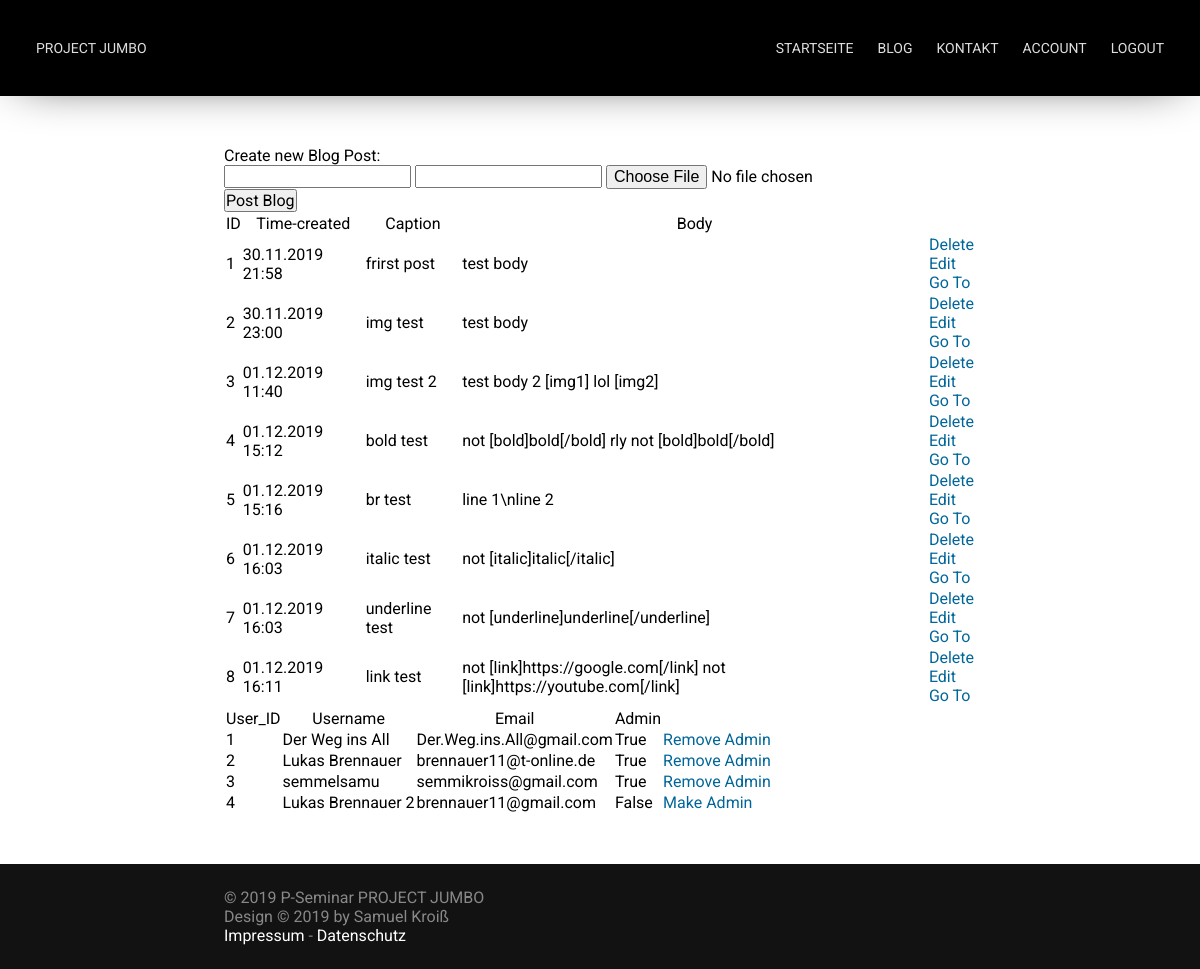
The app's page /admin (signed in), older data.
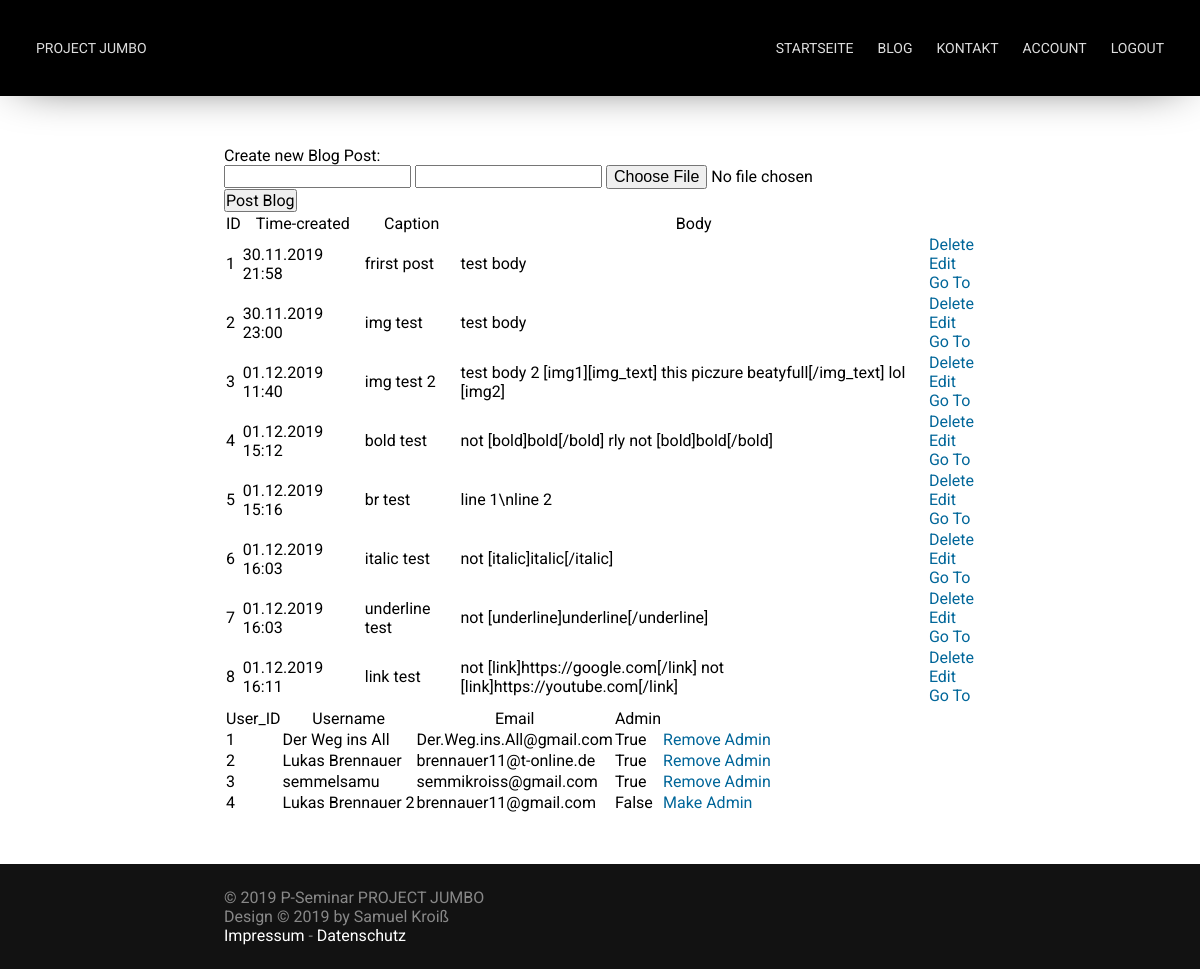
The same page, newer data.
### app/models.py (models this page shows, shortened)
class Blog_Post(db.Model):
    id = db.Column(db.Integer, primary_key=True)
    caption = db.Column(db.String, nullable=False)
    posted_by = db.Column(db.Integer, db.ForeignKey("user.id"))
    body = db.Column(db.String, nullable=False)
    time_created = db.Column(db.DateTime, default=datetime.now() )
    images = db.Column(db.String)

class User(db.Model):
    id = db.Column(db.Integer, primary_key=True)
    username = db.Column(db.String(64), nullable=False, unique=True)
    password_hash = db.Column(db.String(120))
    email = db.Column(db.String, nullable=False, unique=True)
    admin_acc = db.Column(db.Boolean, default=False, nullable=False)
    is_active = True
    is_authenticated = True

### app/routes.py (the view)
@app.route("/admin", methods=['POST', 'GET'])
@login_required
def admin():
    if current_user.admin_acc == True:
        if request.method == 'POST':
            images = []
            try_image = 0
            is_image = True
            while True:
                try:
                    try_image+=1
                    file = request.files['file'+str(try_image)]
                    if file.filename != '':
                        if file and allowed_file(file.filename):
                            filename = secure_filename(file.filename)
                            path = 'static/blog_images/'+str(max_post_id()+1)
                            if not os.path.exists(path):
                                os.makedirs(path)
                            file.save(path+'/'+filename)
                            images.append(filename)
                except:
                    break
            result_string = ""
            for image in images:
                result_string += str(max_post_id()+1)+'/'+image+' ; '
            try:
                db.session.add(Blog_Post(caption=request.form['caption'], posted_by=current_user.id, body=request.form['body'], images=result_string))
                db.session.commit()
                return redirect(url_for('admin'))
            except Exception as e:
                return render_template("error.html", title="Error", error=e)
        else:
            posts = Blog_Post.query.order_by(Blog_Post.time_created).all()
            users = User.query.order_by(User.id).all()
            return render_template("admin.html", title="Admin", posts=posts, users=users)
    else:
        return render_template("error.html", title="Error", error="You're not allowed to use that page!")

### app/models.py (called while the page is built)
@login.user_loader
def load_user(id):
    return User.query.get(id)

### templates/admin.html (shortened to what this page needs)
{% extends 'base.html' %}
{% block content %}
    <p>Create new Blog Post:</p>
    <form action="/admin" method="POST" enctype=multipart/form-data id="blog_post_form">
        <input type="text" name="caption">
        <input type="text" name="body">
        <input type=file name="file1" id="file_input_1" onchange="set_file_input()">
        <input type="submit" value="Post Blog">
    </form>
    {% if posts|length < 1 %}
        <p>There are no Blogposts available!</p>
    {% else %}
        <table>
            <tr>
                <th>ID</th>
                <th>Time-created</th>
                <th>Caption</th>
                <th>Body</th>
            </tr>
            {% for post in posts %}
                <tr>
                    <td>{{ post.id }}</td>
                    <td>{{ post.time_created.__format__("%d.%m.%Y %H:%M") }}</tds>
                    <td>{{ post.caption }}</td>
                    <td>{{ post.body }}</td>
                    <td>
                        <a href="{{ url_for( 'delete', id=post.id ) }}">Delete</a>
                        <br>
                        <a href="{{ url_for( 'edit', id=post.id ) }}">Edit</a>
                        <br>
                        <a href="{{ url_for( 'blog_post', id=post.id ) }}">Go To</a>
                    </td>
                </tr>
            {% endfor %}
        </table>
    {% endif %}
    {% if users|length < 1 %}
        <p>There are no Users available!</p>
    {% else %}
        <table>
            <tr>
                <th>User_ID</th>
                <th>Username</th>
                <th>Email</th>
                <th>Admin</th>
            </tr>
            {% for user in users %}
                <tr>
                    <td>{{ user.id }}</td>
                    <td>{{ user.username }}</tds>
                    <td>{{ user.email }}</td>
                    <td>{{ user.admin_acc }}</td>
                    <td>
                        <a href="{{ url_for( 'manage_admin', id=user.id ) }}">
                            {% if user.admin_acc==true %}
                                Remove Admin
                            {% else %}
                                Make Admin
                            {% endif %}
                        </a>
                    </td>
                </tr>
            {% endfor %}
        </table>
    {% endif %}
{% endblock %}

### templates/base.html (shortened to what this page needs)
<!DOCTYPE html>
<html>
	<head>
		<link href="{{ url_for('static', filename='css/main.css') }}" rel="stylesheet">
		<link href="{{ url_for('static', filename='css/nav.css') }}" rel="stylesheet">
	</head>
	<body>
		<div id="container">
			<nav id="nav" bg>
				<a href="{{ url_for('index') }}">Project Jumbo</a>
				<ul>
					<li><a href="{{ url_for('index') }}#begin">Startseite</a></li>
					<li><a href="{{ url_for('blog') }}">Blog</a></li>
					<li><a href="#">Kontakt</a></li>
					{% if current_user.is_authenticated %}
					<li><a href="{{ url_for('user_page') }}">Account</a></li>
					<li><a href="{{ url_for('logout') }}">Logout</a></li>
					{% else %}
					<li><a href="{{ url_for('login') }}">Login</a></li>
					{% endif %}
				</ul>
			</nav>
			<div class="spacer nav"></div>
			<section id="content">
				{% block content %}  {% endblock %}
			</section>
			<div class="spacer footer"></div>
			<footer id="footer">
				<p>&copy; 2019 P-Seminar PROJECT JUMBO<br />Design &copy; 2019 by Samuel Kroiß<br /><a href="#">Impressum</a> - <a href="#">Datenschutz</a></p>
			</footer>
		</div>
	</body>
</html>

### static/css/main.css (style rules this page uses)
* { margin: 0; padding: 0; font-family: 'Roboto', sans-serif; font-size: 16px; font-weight: 400; text-decoration: none; scroll-behavior: smooth; }
body { width: 100%; height: 100%; overflow-x: hidden; overflow-y: scroll; }
.spacer { width: 100vw; }
.spacer.nav { height: 96px; }
.spacer.footer { height: 105px; }
#content a, b { display: inline; padding: 0; }
#content * a { color: #006699; }
#container { display: block; width: 100%; min-height: 100vh; position: relative; }
#content { max-width: 800px; margin: 0 auto; padding: 50px 24px; box-sizing: border-box; }
#footer { width: 100%; background: #121212; position: absolute; right: 0; bottom: 0; left: 0; }
#footer p { max-width: 800px; margin: 0 auto; padding: 24px; color: #888888; box-sizing: border-box; }
#footer a { text-decoration: none; color: #FFFFFF; }

### static/css/nav.css (style rules this page uses)
:root { --link-color: #DEDEDE; }
#nav { width: 100%; height: 96px; box-sizing: border-box; position: fixed; z-index: 10; overflow: hidden; transition: background 500ms, box-shadow 500ms, height 300ms; }
#nav[bg] { background: #000000; box-shadow: 0px 0px 50px -20px rgba(0,0,0,1); }
#nav ul { float: right; display: flex; }
#nav ul li { list-style-type: none; }
#nav a { color: var(--link-color); text-transform: uppercase; font-size: 14px; line-height: 48px; float: left; padding: 0 12px; display: block; transition: color 100ms; }
#nav a { font-family: 'Alata', sans-serif; }
#nav ul li a { font-family: 'Roboto', sans-serif; }
@media only screen and (min-width: 900px) { #nav { padding: 24px; } }

Row changes from the older to the newer data that the page shows:
changed Blog_Post "img test 2": body "test body 2 [img1] lol [img2]" → "test body 2 [img1][img_text] this piczure beatyfull[/img_text] lol [img2]"
